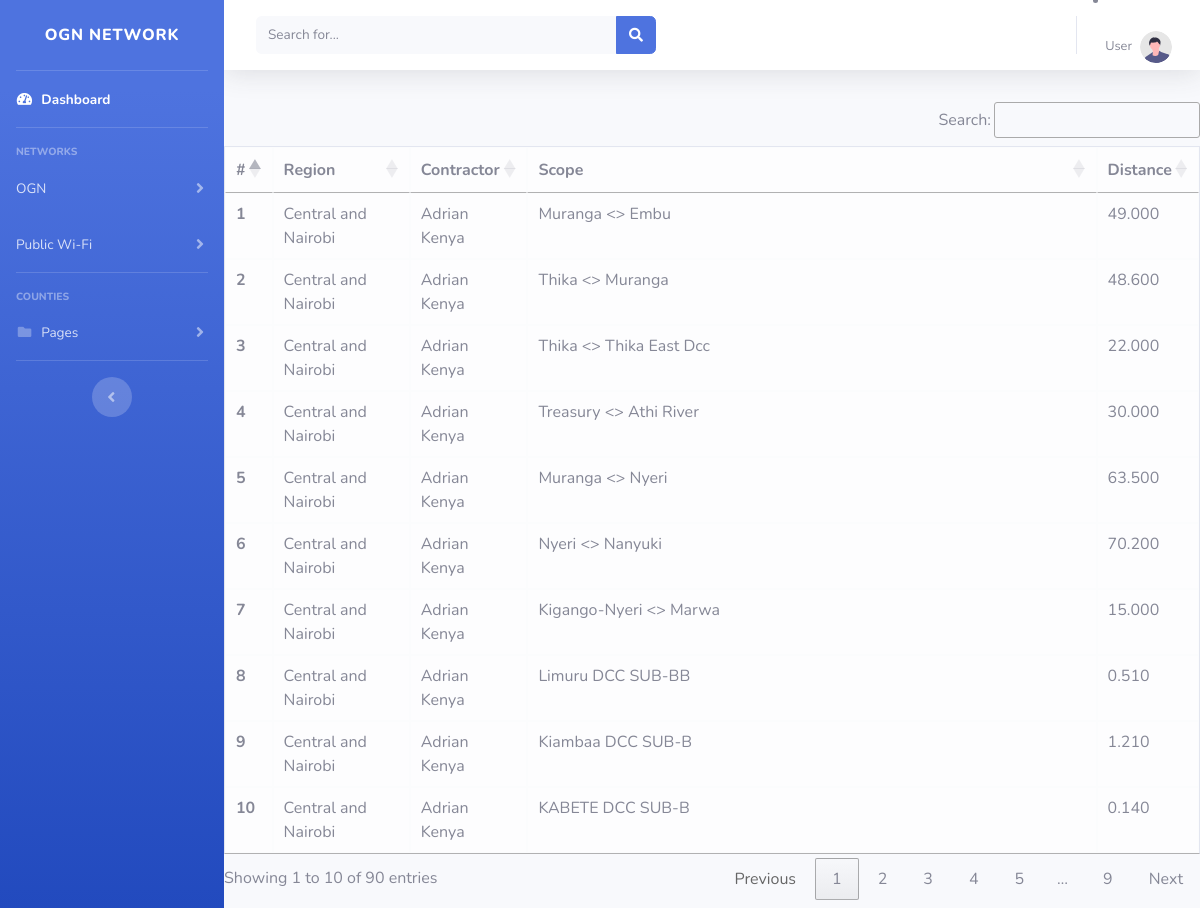
Screenshot of /Central&Nairobi.php with the database file from the repository.
### tables this page shows
CREATE TABLE `central_and_nairobi` (
  `id` int(11) NOT NULL,
  `Region` varchar(19) DEFAULT NULL,
  `Contractor` varchar(12) DEFAULT NULL,
  `Scope` varchar(255) DEFAULT NULL,
  `Distance` decimal(6,3) DEFAULT NULL
);

### Central&Nairobi.php (the view, shortened to what this page needs)
<?php
include_once("./includes/connection.php");
include_once("sidebar.php");
?>
<html lang="en">
<head>
    <link rel="stylesheet" href="https://cdn.datatables.net/1.13.5/css/jquery.dataTables.min.css" />
    <link rel="stylesheet" href="https://cdn.datatables.net/buttons/2.4.1/css/buttons.dataTables.min.css" />
</head>
<body>
    <div class="row">
        <div class="col-md-12 my-2">
            <table id="example" class="table table-bordered table-light">
                <thead>
                    <tr>
                        <th scope="col">#</th>
                        <th scope="col">Region</th>
                        <th scope="col">Contractor</th>
                        <th scope="col">Scope</th>
                        <th scope="col">Distance</th>
                    </tr>
                </thead>
                <tbody>
                    <?php
                    $sql = 'SELECT * FROM central_and_nairobi';
                    $results = mysqli_query($con, $sql);
                    while ($row = mysqli_fetch_assoc($results)) {
                        $id = $row['id'];
                        $Region = $row['Region'];
                        $Contractor = $row['Contractor'];
                        $Scope = $row['Scope'];
                        $Distance = $row['Distance'];
                        echo '<tr>
                            <th scope="row">' . $id . '</th>
                            <td>' . $Region . '</td>
                            <td>' . $Contractor . '</td>
                            <td>' . $Scope . '</td>
                            <td>' . $Distance . '</td>
                         </tr>';
                    }
                    ?>
                </tbody>
            </table>
        </div>
    </div>
</body>
</html>

### sidebar.php (shortened to what this page needs)
<!DOCTYPE html>
<html lang="en">
<head>
    <link href="vendor/fontawesome-free/css/all.min.css" rel="stylesheet" type="text/css">
    <link href="css/sb-admin-2.min.css" rel="stylesheet">
</head>
<body id="page-top">
    <div id="wrapper">
        <ul class="navbar-nav bg-gradient-primary sidebar sidebar-dark accordion" id="accordionSidebar">
            <a class="sidebar-brand d-flex align-items-center justify-content-center" href="index.html">
                <div class="sidebar-brand-text mx-3">OGN Network</div>
            </a>
            <hr class="sidebar-divider my-0">
            <li class="nav-item active">
                <a class="nav-link" href="index.php">
                    <i class="fas fa-fw fa-tachometer-alt"></i>
                    <span>Dashboard</span></a>
            </li>
            <hr class="sidebar-divider">
            <div class="sidebar-heading">
                Networks
            </div>
            <li class="nav-item">
                <a class="nav-link collapsed" href="#" data-toggle="collapse" data-target="#collapseTwo"
                    aria-expanded="true" aria-controls="collapseTwo">
                    <span>OGN</span>
                </a>
            </li>
            <li class="nav-item">
                <a class="nav-link collapsed" href="#" data-toggle="collapse" data-target="#collapseUtilities"
                    aria-expanded="true" aria-controls="collapseUtilities">
                    <span>Public Wi-Fi</span>
                </a>
            </li>
            <hr class="sidebar-divider">
            <div class="sidebar-heading">
                Counties
            </div>
            <li class="nav-item">
                <a class="nav-link collapsed" href="#" data-toggle="collapse" data-target="#collapsePages"
                    aria-expanded="true" aria-controls="collapsePages">
                    <i class="fas fa-fw fa-folder"></i>
                    <span>Pages</span>
                </a>
            </li>
            <hr class="sidebar-divider d-none d-md-block">
            <div class="text-center d-none d-md-inline">
                <button class="rounded-circle border-0" id="sidebarToggle"></button>
            </div>
        </ul>
        <div id="content-wrapper" class="d-flex flex-column">
            <div id="content">
                <nav class="navbar navbar-expand navbar-light bg-white topbar mb-4 static-top shadow">
                    <form
                        class="d-none d-sm-inline-block form-inline mr-auto ml-md-3 my-2 my-md-0 mw-100 navbar-search">
                        <div class="input-group">
                            <input type="text" class="form-control bg-light border-0 small" placeholder="Search for..."
                                aria-label="Search" aria-describedby="basic-addon2">
                            <div class="input-group-append">
                                <button class="btn btn-primary" type="button">
                                    <i class="fas fa-search fa-sm"></i>
                                </button>
                            </div>
                        </div>
                    </form>
                    <li class="nav-item dropdown no-arrow">
                        <a class="nav-link dropdown-toggle" href="#" id="userDropdown" role="button"
                            data-toggle="dropdown" aria-haspopup="true" aria-expanded="false">
                            <span class="mr-2 d-none d-lg-inline text-gray-600 small">User</span>
                            <img class="img-profile rounded-circle" src="img/undraw_profile.svg">
                        </a>
                    </li>
                </nav>
            </div>

### rows the page displays
central_and_nairobi: id "1", Region "Central and Nairobi", Contractor "Adrian Kenya", Scope "Muranga <> Embu", Distance "49.000"
central_and_nairobi: id "2", Region "Central and Nairobi", Contractor "Adrian Kenya", Scope "Thika <> Muranga", Distance "48.600"
central_and_nairobi: id "3", Region "Central and Nairobi", Contractor "Adrian Kenya", Scope "Thika <> Thika East Dcc", Distance "22.000"
central_and_nairobi: id "4", Region "Central and Nairobi", Contractor "Adrian Kenya", Scope "Treasury <> Athi River", Distance "30.000"
central_and_nairobi: id "5", Region "Central and Nairobi", Contractor "Adrian Kenya", Scope "Muranga <> Nyeri", Distance "63.500"
central_and_nairobi: id "6", Region "Central and Nairobi", Contractor "Adrian Kenya", Scope "Nyeri <> Nanyuki", Distance "70.200"
central_and_nairobi: id "7", Region "Central and Nairobi", Contractor "Adrian Kenya", Scope "Kigango-Nyeri <> Marwa", Distance "15.000"
central_and_nairobi: id "8", Region "Central and Nairobi", Contractor "Adrian Kenya", Scope "Limuru DCC SUB-BB", Distance "0.510"
central_and_nairobi: id "9", Region "Central and Nairobi", Contractor "Adrian Kenya", Scope "Kiambaa DCC SUB-B", Distance "1.210"
central_and_nairobi: id "10", Region "Central and Nairobi", Contractor "Adrian Kenya", Scope "KABETE DCC SUB-B", Distance "0.140"
